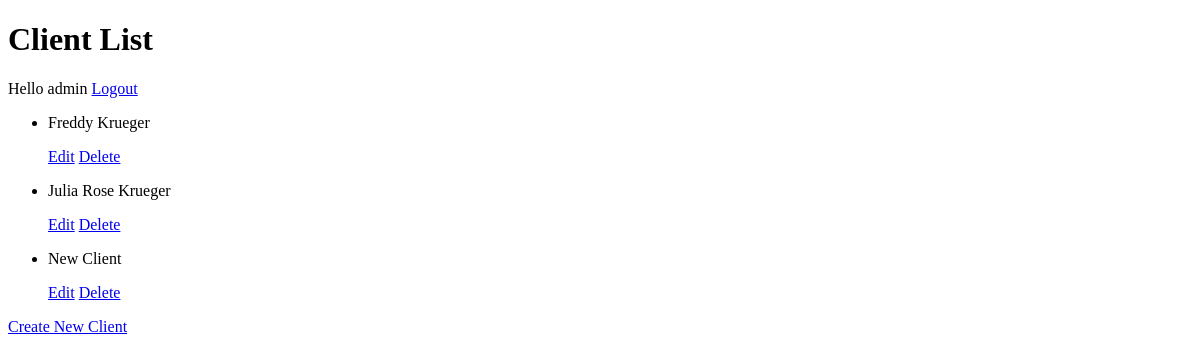
The app's page /clients/ (signed in), older data.
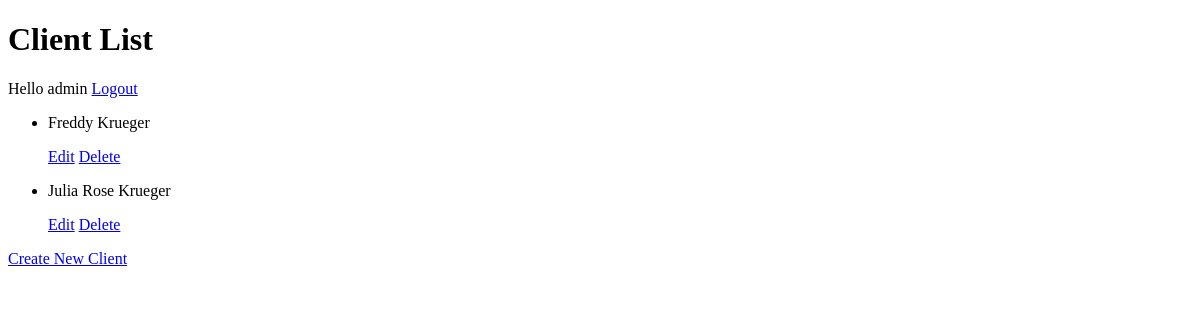
The same page, newer data.
### core/models.py (models this page shows)
class Client(models.Model):
    name = models.CharField(max_length=70)
    last_name = models.CharField(max_length=72)
    age = models.IntegerField()
    salary = models.DecimalField(max_digits=7, decimal_places=2)
    email = models.EmailField(null=True, blank=True)
    photo = models.ImageField(null=True, blank=True, upload_to='clients')
    doc_id = models.OneToOneField(ID, null=True, on_delete=models.CASCADE)
    def get_fullname(self):
        return self.name +" " + self.last_name
    def __str__(self):
        return self.get_fullname()

### core/views.py (the view)
# urls.py: path('', list_clients, name="client_list"),
def list_clients(request):
    clients = Client.objects.all()
    return render(request, 'clients.html', {'clients': clients})

### core/templates/clients.html (shortened to what this page needs)
<!doctype html>
<html lang="en">
<head>
</head>
<body>
<h1>Client List</h1>
{% if user.is_authenticated %}
    Hello {{ user.username }}
    <a href="#">Logout</a>
{% else %}
    <a href="{% url 'login' %}">Login</a>
{% endif%}
<ul>
    {% for client in clients %}
        <li>
            <p>{{client}}</p>
            <a href="{% url 'client_update' client.id %}">Edit</a>
            <a href="{% url 'client_delete' client.id %}">Delete</a>
        </li>
    {% endfor %}
</ul>
<a href="{% url 'client_create' %}">Create New Client</a>
</body>
</html>

Row changes from the older to the newer data that the page shows:
removed Client: name+last_name "New Client"
